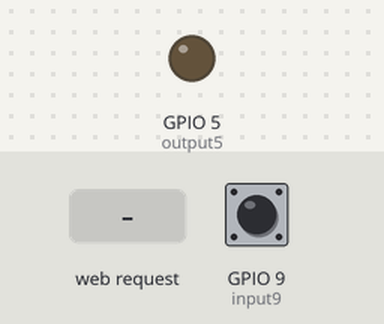
Simulated run of this sketch. Board: ESP8266 (NodeMCU). On the bench: output pins drawn as LEDs (lit = HIGH). The inputs (shaded band) are chosen by the test bench; at power-on: GPIO 9 (input9) HIGH. WiFi joins after 1.5 s; servers stay silent unless stated; web services answer with replies made up by the test bench; what the sketch prints to the serial monitor is not drawn.

Above: at 2.7 s.
2.8 s: HTTP request GET /5/on received
At 2.95 s:
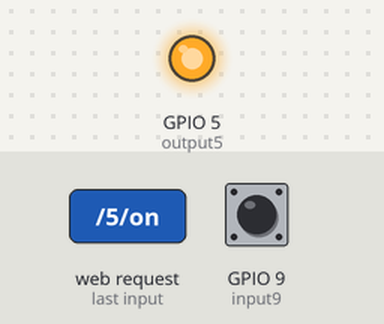
4.6 s: HTTP request GET /5/off received
6.1 s: HTTP request GET /off received
Timing chart, 0 to 9.1 s (numbered marks = the images above; inputs shaded):
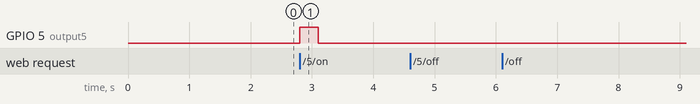

The sketch:

WIFI_GARAGE_EXAMPLE.ino
```cpp
#include <ESP8266HTTPClient.h>
#include <ESP8266WiFi.h>


// Replace with your network credentials
const char* ssid     = "SSID";
const char* password = "PSWD";

// Set web server port number to 80
WiFiServer server(3742);

// Variable to store the HTTP request
String header;

// Auxiliar variables to store the current output state
String output5State = "off";

// Assign output variables to GPIO pins
const int output5 = 5;
const int input4 = 4;
const int input9 = 9;

// Current time
unsigned long currentTime = millis();
// Previous time
unsigned long previousTime = 0;
// Define timeout time in milliseconds (example: 2000ms = 2s)
const long timeoutTime = 2000;

void setup() {
  Serial.begin(115200);
  // Initialize the output variables as outputs
  pinMode(output5, OUTPUT);
  pinMode(input9, INPUT_PULLUP);
  // Set outputs to LOW
  analogWrite(output5, 0);

  // Connect to Wi-Fi network with SSID and password
  Serial.print("Connecting to ");
  Serial.println(ssid);
  WiFi.begin(ssid, password);
  while (WiFi.status() != WL_CONNECTED) {
    delay(500);
    Serial.print(".");
  }
  // Print local IP address and start web server
  Serial.println("");
  Serial.println("WiFi connected.");
  Serial.println("IP address: ");
  Serial.println(WiFi.localIP());
  server.begin();
}
int reed = 0;
void loop(){
  WiFiClient client = server.available();   // Listen for incoming clients
  reed = digitalRead(input9);
  if (reed == LOW){
    HTTPClient http;
    http.begin("http://maker.ifttt.com/trigger/garage_open/with/key/********************");
    int httpCode = http.GET();
    if (httpCode > 0) {
      String payload = http.getString();
      Serial.println(payload);
    }
  }
  if (client) {                             // If a new client connects,
    Serial.println("New Client.");          // print a message out in the serial port
    //WiFi.softAPmacAddress();
    Serial.println(WiFi.macAddress());

    String currentLine = "";                // make a String to hold incoming data from the client
    currentTime = millis();
    previousTime = currentTime;
    while (client.connected() && currentTime - previousTime <= timeoutTime) { // loop while the client's connected
      currentTime = millis();
      if (client.available()) {             // if there's bytes to read from the client,
        char c = client.read();             // read a byte, then
        Serial.write(c);                    // print it out the serial monitor
        header += c;
        if (c == '\n') {                    // if the byte is a newline character
          // if the current line is blank, you got two newline characters in a row.
          // that's the end of the client HTTP request, so send a response:
          if (currentLine.length() == 0) {
            // HTTP headers always start with a response code (e.g. HTTP/1.1 200 OK)
            // and a content-type so the client knows what's coming, then a blank line:
            client.println("HTTP/1.1 200 OK");
            client.println("Content-type:text/html");
            client.println("Connection: close");
            client.println();

            // turns the GPIOs on and off
            if (header.indexOf("GET /5/on") >= 0) {
              Serial.println("GPIO 5 on");
              output5State = "on";
              analogWrite(output5, 1023);
              delay(300);
              output5State = "off";
              analogWrite(output5, 0);
              HTTPClient http;

              http.begin("http://maker.ifttt.com/trigger/garage_open/with/key/*********************");
              int httpCode = http.GET();
              if (httpCode > 0) {
                String payload = http.getString();
                Serial.println(payload);
              }
              http.end();
            } else if (header.indexOf("GET /5/off") >= 0) {
              Serial.println("GPIO 5 off");
              output5State = "off";
              analogWrite(output5, 0);
              }
            // Display the HTML web page
            client.println("<!DOCTYPE html><html>");
            client.println("<head><meta name=\"viewport\" content=\"width=device-width, initial-scale=1\">");
            client.println("<link rel=\"icon\" href=\"data:,\">");
            // CSS to style the on/off buttons
            // Feel free to change the background-color and font-size attributes to fit your preferences
            client.println("<style>html { font-family: Helvetica; display: inline-block; margin: 0px auto; text-align: center;}");
            client.println(".button { background-color: #195B6A; border: none; color: white; padding: 16px 40px;");
            client.println("text-decoration: none; font-size: 30px; margin: 2px; cursor: pointer;}");
            client.println(".button2 {background-color: #77878A;}</style></head>");

            // Web Page Heading
            client.println("<body><h1>Garage Opener</h1>");

            // Display current state, and ON/OFF buttons for GPIO 5
            client.println("<p>GPIO 5 - State " + output5State + "</p>");
            // If the output5State is off, it displays the ON button
            if (output5State=="off") {
              client.println("<p><a href=\"/5/on\"><button class=\"button\">ON</button></a></p>");
            } else {
              client.println("<p><a href=\"/5/off\"><button class=\"button button2\">OFF</button></a></p>");
            }
            // The HTTP response ends with another blank line
            client.println();
            // Break out of the while loop
            break;
            } else { // if you got a newline, then clear currentLine
            currentLine = "";
          }
        } else if (c != '\r') {  // if you got anything else but a carriage return character,
          currentLine += c;      // add it to the end of the currentLine
        }
      }
    }
    // Clear the header variable
    header = "";
    // Close the connection
    client.stop();
    Serial.println("Client disconnected.");
    Serial.println("");
  }
}
```

Measured:
- after the input at 2.8 s, GPIO 5 (output5): LOW → HIGH at once, → LOW 0.30 s later
- after the input at 4.6 s, every drawn part: stays the same
- after the input at 6.1 s, every drawn part: stays the same
